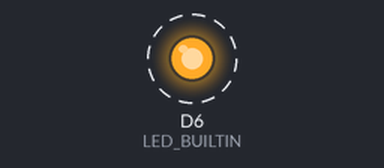
The sketch below on a simulated Arduino MKR. On the bench: output pins drawn as LEDs (lit = HIGH). Dashed ring = blinking.

Above: at 0.1 s.
Timing chart, 0 to 3.0 s (numbered marks = the images above):
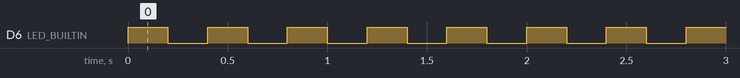

The sketch:

ENVBlinkDemo.ino
```cpp
#include <Arduino_MKRENV.h>

void setup() {
  Serial.begin(9600);
  while (!Serial);

  if (!ENV.begin()) {
    Serial.println("Failed to initialize MKR ENV shield!");
    while (1);
  }

  pinMode(LED_BUILTIN, OUTPUT);
}

void loop() {
  digitalWrite(LED_BUILTIN, HIGH);   // turn the LED on (HIGH is the voltage level)
  delay(200);                       // wait for a second
  digitalWrite(LED_BUILTIN, LOW);    // turn the LED off by making the voltage LOW
  delay(200);                       // wait for a second
}
```

Measured:
- by itself, D6 (LED_BUILTIN): alternates HIGH for 0.20 s and LOW for 0.20 s
